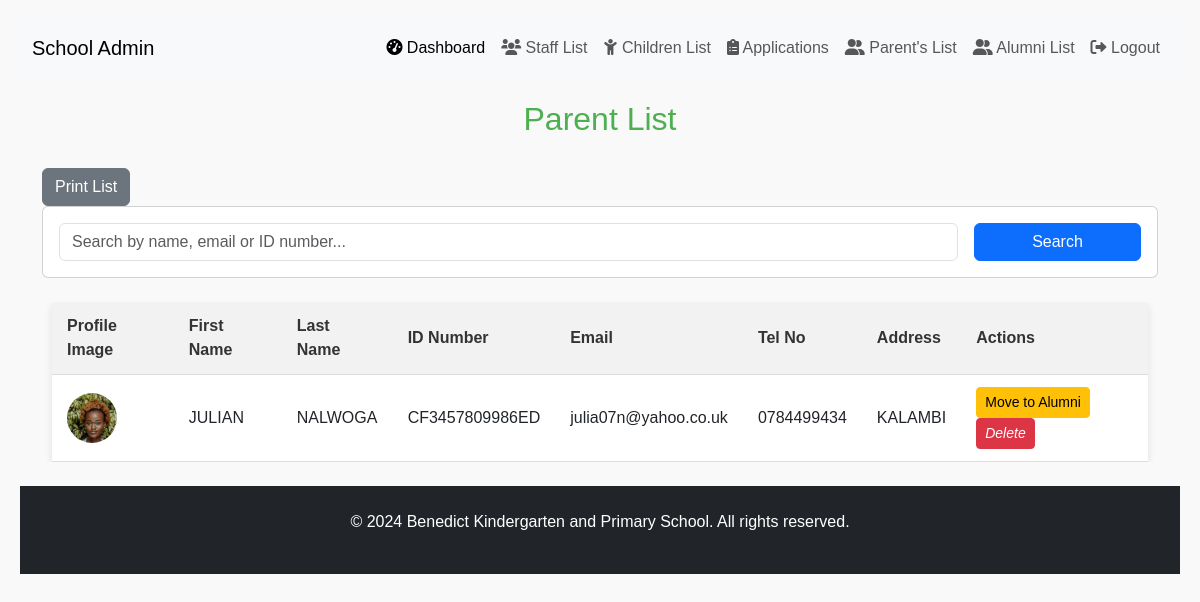
/benedict_school/parent/ (signed in), run on an earlier commit of the app's database.
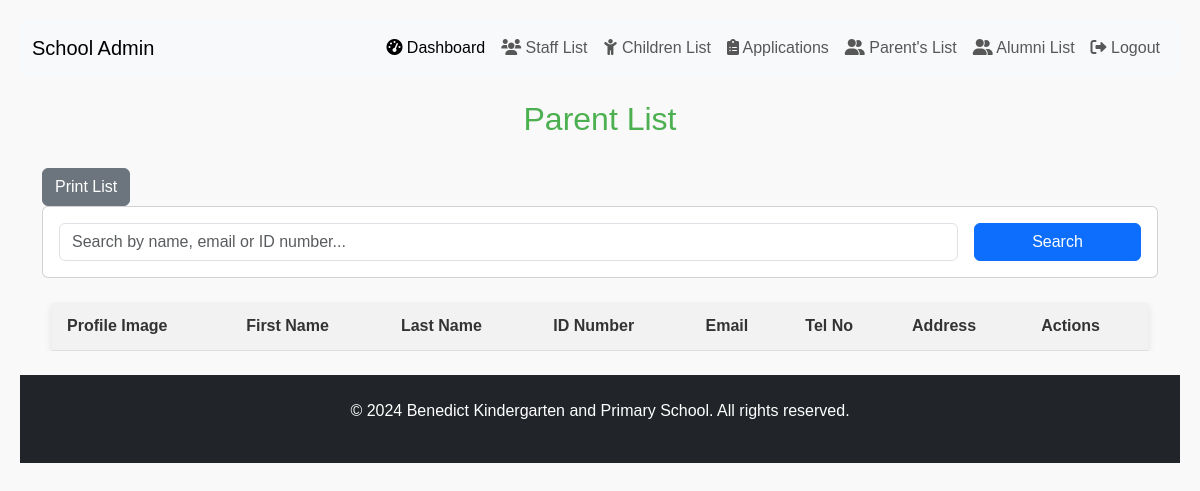
And on a later commit of the database.
### benedict_school/models.py (models this page shows, shortened)
class Parent(models.Model):
    first_name = models.CharField(max_length=50, default='')
    last_name = models.CharField(max_length=50, default='')
    ID_number = models.CharField(max_length=14, unique=True, null=False, default='')
    email = models.EmailField(unique=True)
    tel_no = models.CharField(max_length=15, default='')
    address = models.CharField(max_length=100)
    parent_image = models.ImageField(
        upload_to="parent_images/", null=True, blank=True
    )
    STATUS_CHOICES = [
        ('active', 'Active'),
        ('alumni', 'Alumni'),
    ]
    status = models.CharField(
        max_length=20,
        choices=STATUS_CHOICES,
        default='active'
    )
    alumni_date = models.DateTimeField(null=True, blank=True)
    reason_for_leaving = models.TextField(blank=True, null=True)

### benedict_school/views.py (the view, shortened to what this page needs)
# urls.py: path('parent/', views.parent_list, name='parent-list'),
@user_passes_test(is_admin, login_url='/admin-login/')
def parent_list(request):
    parent_list = Parent.objects.all().order_by('first_name')
    search_query = request.GET.get('search', '')
    page = request.GET.get('page', 1)
    paginator = Paginator(parent_list, 10)  # Show 10 parents per page
    try:
        parents = paginator.page(page)
    except PageNotAnInteger:
        parents = paginator.page(1)
    except EmptyPage:
        parents = paginator.page(paginator.num_pages)
    context = {
        'parents': parents,
        'page_obj': parents,  # For compatibility with your template
        'is_paginated': parents.has_other_pages(),
        'search_query': search_query,
    }
    return render(request, 'parent_list.html', context)

### benedict_school/context_processors.py (called while the page is built)
def google_maps_api_key(request):
    return {'GOOGLE_MAPS_API_KEY': getattr(settings, 'GOOGLE_MAPS_API_KEY', '')}

### benedict_school/views.py (called while the page is built)
def is_admin(user):
    return user.is_authenticated and user.is_staff  # Checks if user is admin

### benedict_school/templates/parent_list.html (shortened to what this page needs)
{% extends "admin_base.html" %}
{% load static %}
{% load django_bootstrap5 %}
{% block content %}
<body>
    <h2>Parent List</h2>
    <div>
        <button onclick="window.print()" class="btn btn-secondary me-2 no-print">
             Print List
        </button>
    </div>
    <div class="card mb-4 no-print">
        <div class="card-body">
            <form method="get" class="row g-3">
                <div class="col-md-10">
                    <input type="text"
                           name="search"
                           class="form-control"
                           placeholder="Search by name, email or ID number..."
                           value="{{ request.GET.search|default:'' }}">
                </div>
                <div class="col-md-2">
                    <div class="d-grid gap-2">
                        <button type="submit" class="btn btn-primary">Search</button>
                    </div>
                </div>
            </form>
        </div>
    </div>
    <div class="table-container">
        <table>
            <thead>
                <tr>
                    <th>Profile Image</th>
                    <th>First Name</th>
                    <th>Last Name</th>
                    <th>ID Number</th>
                    <th>Email</th>
                    <th>Tel No</th>
                    <th>Address</th>
                    <th>Actions</th>
                </tr>
            </thead>
            <tbody>
                {% for parent in parents %}
                <tr>
                    <td>
                        {% if parent.parent_image %}
                            <img src="{{ parent.parent_image.url }}" alt="{{ parent.first_name }}'s profile image" class="profile-img">
                        {% else %}
                            <span>No Image</span>
                        {% endif %}
                    </td>
                    <td>{{ parent.first_name }}</td>
                    <td>{{ parent.last_name }}</td>
                    <td>{{ parent.ID_number }}</td>
                    <td>{{ parent.email }}</td>
                    <td>{{ parent.tel_no}} </td>
                    <td>{{ parent.address }}</td>
                    <td class="no-print">
                        <a href="{% url 'parent-to-alumni' pk=parent.pk %}" class="btn btn-warning btn-sm">
                            Move to Alumni
                        </a>
                        <a href="{% url 'delete-parent' parent.pk %}"
                           class="btn btn-sm btn-danger">
                           <i class="bi bi-trash">Delete</i>
                        </a>
                    </td>
                </tr>
                {% endfor %}
            </tbody>
        </table>
</body>
{% endblock %}

What changed in the data, as far as the page shows it:
removed Parent: parent_image (picture), first_name "JULIAN", last_name "NALWOGA", ID_number "CF3457809986ED", email "julia07n@yahoo.co.uk", tel_no "0784499434", address "KALAMBI"
